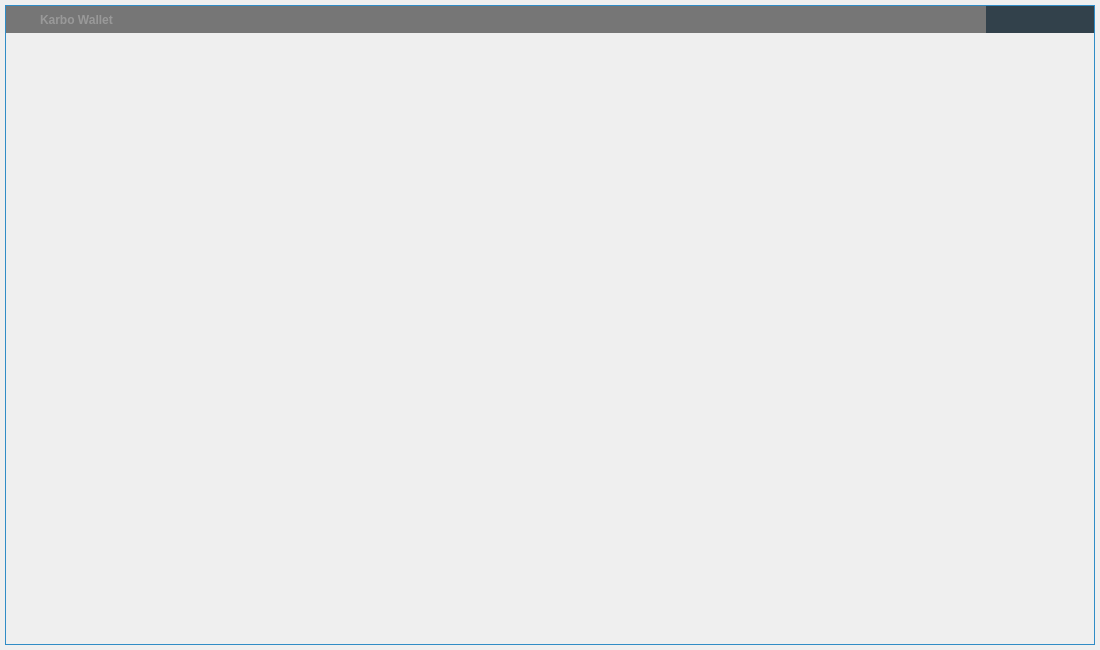
<?xml version="1.0" encoding="UTF-8"?>
<ui version="4.0">
 <class>FramelessWindow</class>
 <widget class="QWidget" name="FramelessWindow">
  <property name="geometry">
   <rect>
    <x>0</x>
    <y>0</y>
    <width>1100</width>
    <height>650</height>
   </rect>
  </property>
  <property name="windowTitle">
   <string/>
  </property>
  <property name="autoFillBackground">
   <bool>false</bool>
  </property>
  <layout class="QVBoxLayout" name="verticalLayout_2">
   <property name="spacing">
    <number>0</number>
   </property>
   <property name="leftMargin">
    <number>5</number>
   </property>
   <property name="topMargin">
    <number>5</number>
   </property>
   <property name="rightMargin">
    <number>5</number>
   </property>
   <property name="bottomMargin">
    <number>5</number>
   </property>
   <item>
    <widget class="QWidget" name="windowFrame" native="true">
     <property name="autoFillBackground">
      <bool>false</bool>
     </property>
     <property name="styleSheet">
      <string notr="true">#windowFrame{border:1px solid palette(highlight); border-radius:0px; background-color:palette(Window);}</string>
     </property>
     <layout class="QVBoxLayout" name="verticalLayout">
      <property name="spacing">
       <number>0</number>
      </property>
      <property name="leftMargin">
       <number>1</number>
      </property>
      <property name="topMargin">
       <number>1</number>
      </property>
      <property name="rightMargin">
       <number>1</number>
      </property>
      <property name="bottomMargin">
       <number>1</number>
      </property>
      <item>
       <widget class="WindowDragger" name="windowTitlebar" native="true">
        <property name="sizePolicy">
         <sizepolicy hsizetype="Preferred" vsizetype="Fixed">
          <horstretch>0</horstretch>
          <verstretch>0</verstretch>
         </sizepolicy>
        </property>
        <property name="minimumSize">
         <size>
          <width>0</width>
          <height>0</height>
         </size>
        </property>
        <property name="autoFillBackground">
         <bool>false</bool>
        </property>
        <property name="styleSheet">
         <string notr="true">#windowTitlebar{border: 0px none palette(base); border-top-left-radius:0px; border-top-right-radius:0px; background-color:palette(shadow); height:20px;}</string>
        </property>
        <layout class="QHBoxLayout" name="horizontalLayout" stretch="0,0,1,0,0,0,0">
         <property name="spacing">
          <number>0</number>
         </property>
         <property name="leftMargin">
          <number>0</number>
         </property>
         <property name="topMargin">
          <number>0</number>
         </property>
         <property name="rightMargin">
          <number>0</number>
         </property>
         <property name="bottomMargin">
          <number>0</number>
         </property>
         <item>
          <widget class="QLabel" name="spacer">
           <property name="minimumSize">
            <size>
             <width>6</width>
             <height>0</height>
            </size>
           </property>
           <property name="maximumSize">
            <size>
             <width>6</width>
             <height>16777215</height>
            </size>
           </property>
          </widget>
         </item>
         <item>
          <widget class="QLabel" name="icon">
           <property name="minimumSize">
            <size>
             <width>20</width>
             <height>20</height>
            </size>
           </property>
           <property name="maximumSize">
            <size>
             <width>20</width>
             <height>20</height>
            </size>
           </property>
           <property name="contextMenuPolicy">
            <enum>Qt::NoContextMenu</enum>
           </property>
           <property name="styleSheet">
            <string notr="true">#icon {
  background-color:none;
  border:none;
  width:16px;
  height:16px;
  padding:0px;
}</string>
           </property>
           <property name="pixmap">
            <pixmap resource="../src/resources.qrc">:/images/cryptonote</pixmap>
           </property>
           <property name="scaledContents">
            <bool>true</bool>
           </property>
          </widget>
         </item>
         <item>
          <widget class="QLabel" name="titleText">
           <property name="font">
            <font>
             <weight>75</weight>
             <bold>true</bold>
            </font>
           </property>
           <property name="styleSheet">
            <string notr="true">  padding-left:5px;
  color:rgb(153,153,153);</string>
           </property>
           <property name="text">
            <string>Karbo Wallet</string>
           </property>
           <property name="alignment">
            <set>Qt::AlignLeading|Qt::AlignLeft|Qt::AlignVCenter</set>
           </property>
          </widget>
         </item>
         <item>
          <widget class="QToolButton" name="minimizeButton">
           <property name="font">
            <font>
             <weight>75</weight>
             <bold>true</bold>
            </font>
           </property>
           <property name="styleSheet">
            <string notr="true">#minimizeButton{
  background-color:rgb(50,65,75);
  border:none;
  width:16px;
  height:16px;
  padding:4px;
  image:url(:/images/icon_window_minimize.png);
}
#minimizeButton:hover{
  background-color:rgb(80,95,105);
}
#minimizeButton:pressed{
  background-color:palette(highlight);
}</string>
           </property>
           <property name="text">
            <string/>
           </property>
          </widget>
         </item>
         <item>
          <widget class="QToolButton" name="restoreButton">
           <property name="styleSheet">
            <string notr="true">#restoreButton{
  background-color:rgb(50,65,75);
  border:none;
  width:16px;
  height:16px;
  padding:4px;
  image:url(:/images/icon_window_restore.png);
}
#restoreButton:hover{
  background-color:rgb(80,95,105);
}
#restoreButton:pressed{
  background-color:palette(highlight);
}</string>
           </property>
           <property name="text">
            <string/>
           </property>
          </widget>
         </item>
         <item>
          <widget class="QToolButton" name="maximizeButton">
           <property name="styleSheet">
            <string notr="true">#maximizeButton{
  background-color:rgb(50,65,75);
  border:none;
  width:16px;
  height:16px;
  padding:4px;
  image:url(:/images/icon_window_maximize.png);
}
#maximizeButton:hover{
  background-color:rgb(80,95,105);
}
##maximizeButton:pressed{
  background-color:palette(highlight);
}</string>
           </property>
           <property name="text">
            <string/>
           </property>
          </widget>
         </item>
         <item>
          <widget class="QToolButton" name="closeButton">
           <property name="font">
            <font>
             <weight>75</weight>
             <bold>true</bold>
            </font>
           </property>
           <property name="styleSheet">
            <string notr="true">#closeButton{
  background-color:rgb(50,65,75);
  border:none;
  width:16px;
  height:16px;
  padding:4px;
  image:url(:/images/icon_window_close.png);
  border-top-right-radius: 0px;
}
#closeButton:hover{
  background-color:rgb(80,95,105);
}
##closeButton:pressed{
  background-color:palette(highlight);
}</string>
           </property>
          </widget>
         </item>
        </layout>
       </widget>
      </item>
      <item>
       <widget class="QWidget" name="windowContent" native="true">
        <property name="autoFillBackground">
         <bool>false</bool>
        </property>
        <property name="styleSheet">
         <string notr="true">#windowContent{
  border: 0px none palette(base);
  border-radius:0px;
}</string>
        </property>
        <layout class="QVBoxLayout" name="verticalLayout_3">
         <property name="spacing">
          <number>0</number>
         </property>
         <property name="leftMargin">
          <number>0</number>
         </property>
         <property name="topMargin">
          <number>0</number>
         </property>
         <property name="rightMargin">
          <number>0</number>
         </property>
         <property name="bottomMargin">
          <number>0</number>
         </property>
        </layout>
       </widget>
      </item>
     </layout>
    </widget>
   </item>
  </layout>
 </widget>
 <layoutdefault spacing="6" margin="11"/>
 <customwidgets>
  <customwidget>
   <class>WindowDragger</class>
   <extends>QWidget</extends>
   <header>windowdragger.h</header>
   <container>1</container>
  </customwidget>
 </customwidgets>
 <resources>
  <include location="../src/resources.qrc"/>
 </resources>
 <connections/>
</ui>
